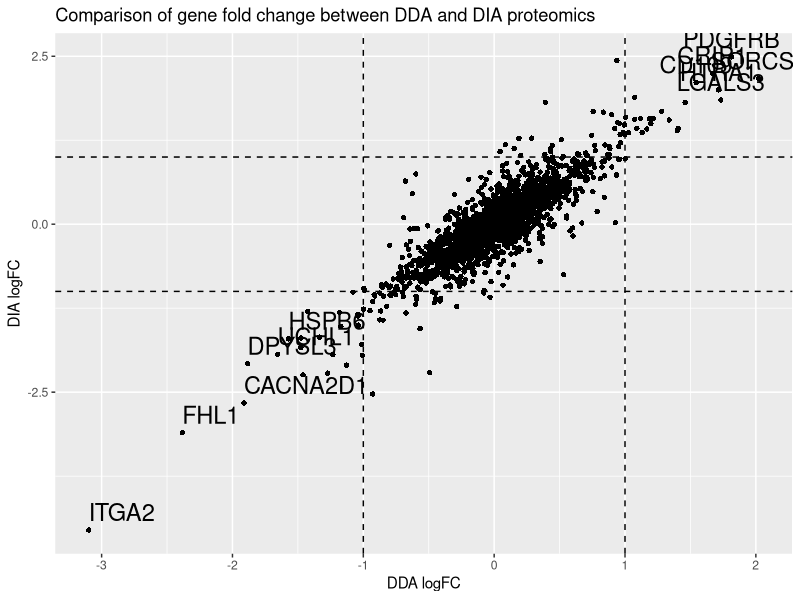
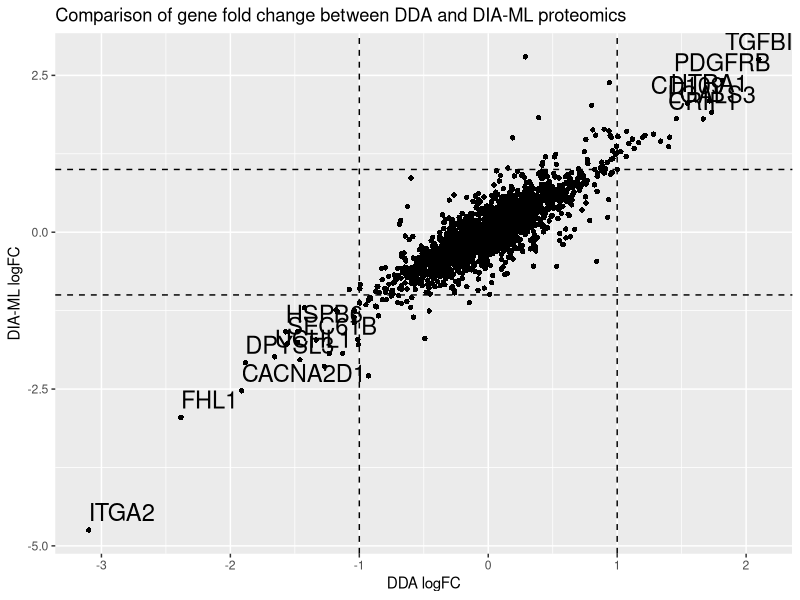
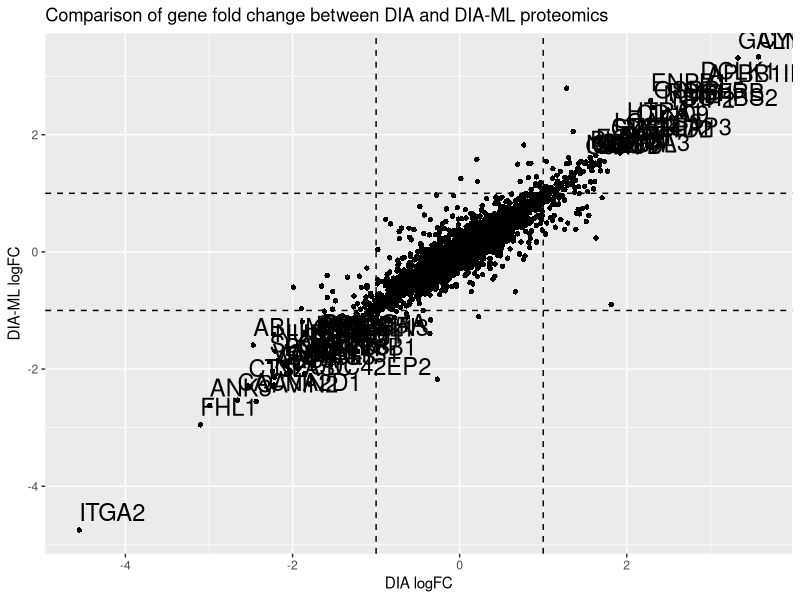
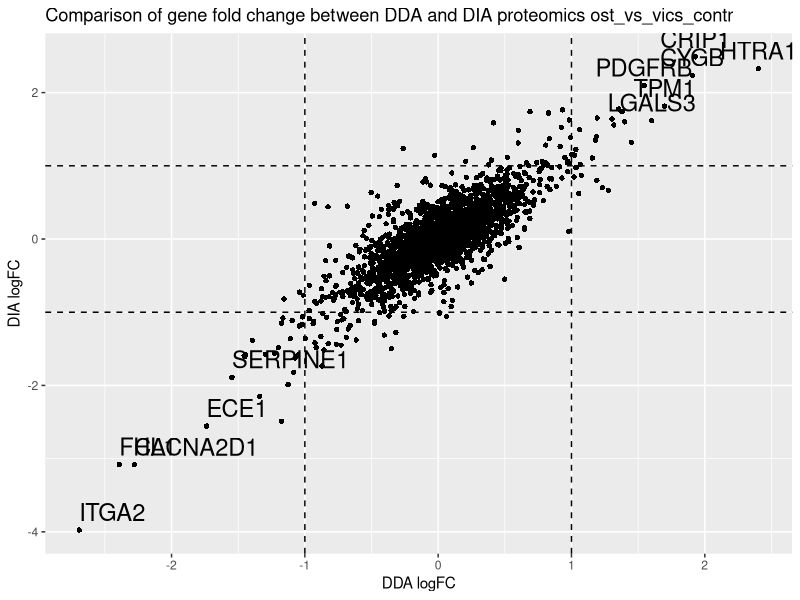
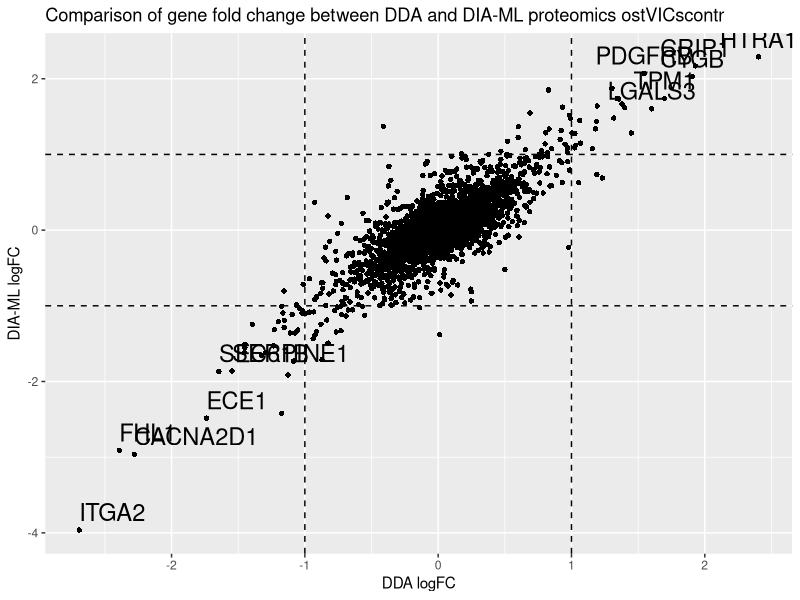
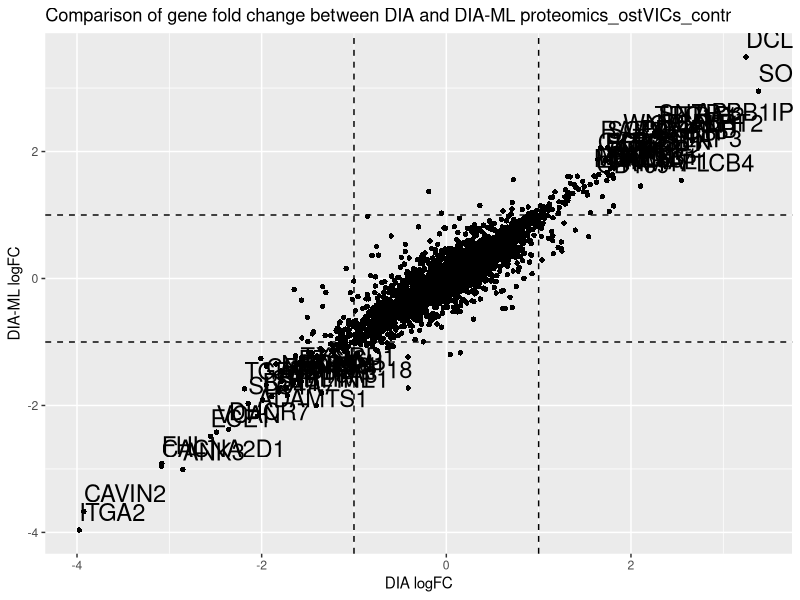
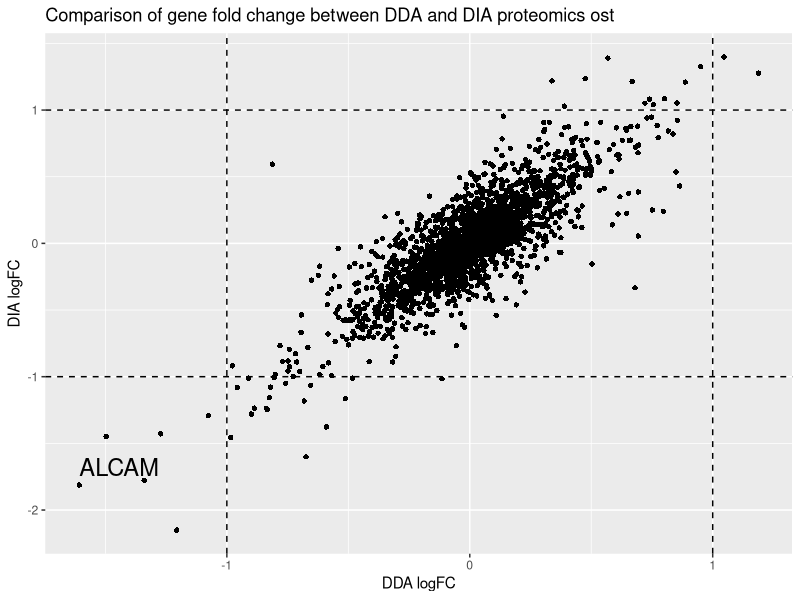
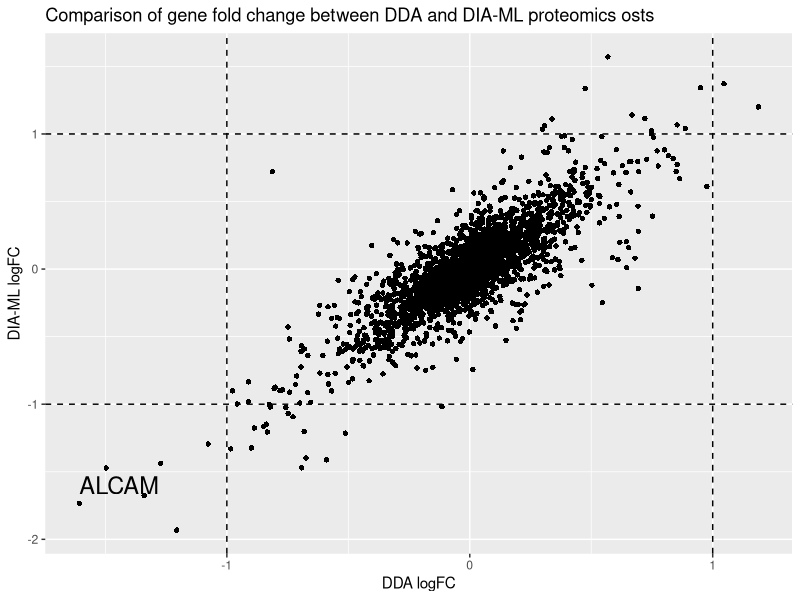

The R script that drew these images, in order:
### This part includes analysis of DDA dataset
## Opening the data and performing VSN normalization (normalization was disabled in NAguideR in previous step)
#setwd("your directory")


# OST_VICS_dif
dda_vc_d <- data.frame(read.csv("dda_ost_diffVSvic_diff.csv", header = TRUE)) #upload file after NAguiderR
rownames(dda_vc_d) <- dda_vc_d[,1]

dia_vc_d <- data.frame(read.csv("dia_ost_diffVSvic_diff.csv", header = TRUE)) #upload file after NAguiderR
rownames(dia_vc_d) <- dia_vc_d[,1]

library(dplyr)
common <- intersect(dda_vc_d$X, dia_vc_d$X)  
FCdda <- dda_vc_d[dda_vc_d$X %in% common, c('X', 'logFC')]
FCdda <- FCdda[!duplicated(FCdda$X), ]
FCdda <- arrange(FCdda, FCdda$X)
colnames(FCdda) <- c('Gene_ID', 'logFC_dda')

FCdia <- dia_vc_d[dia_vc_d$X %in% common, c('X', 'logFC')]
FCdia <- FCdia[!duplicated(FCdia$X), ]
FCdia <- arrange(FCdia, FCdia$X)
colnames(FCdia) <- c('Gene_ID', 'logFC_dia')

Dia_dda <- data.frame(FCdda, FCdia)
head(Dia_dda)
library(ggplot2)
#tiff('dda_dia_vics_ost_dif.tiff', units="in", width=16, height=11, res=350, compression = 'lzw')
ggplot(Dia_dda, aes(x=logFC_dda , y=logFC_dia)) +
  geom_point(shape= 16) + 
  geom_vline(xintercept = 1, linetype = 2) + geom_vline(xintercept = -1, linetype = 2) + geom_hline(yintercept = 1, linetype = 2) + geom_hline(yintercept = -1, linetype = 2) + 
  labs(title = "Comparison of gene fold change between DDA and DIA proteomics") + labs(x = "DDA logFC") + labs(y = "DIA logFC") +
  theme(legend.position = "top") +
  geom_text(aes(label=ifelse(logFC_dda>1.5 & logFC_dia>1.5,as.character(Gene_ID),'')),hjust=0.5,vjust=-0.5, size = 6) + 
  geom_text(aes(label=ifelse(logFC_dda<(-1.5) & logFC_dia<(-1.5),as.character(Gene_ID),'')),hjust=0,vjust=-0.5, size = 6)
dev.off()

cor(x = Dia_dda$logFC_dda, y = Dia_dda$logFC_dia, method = "pearson")



diaml_vc_d <- data.frame(read.csv("diaml_ost_diffVSvic_diff.csv", header = TRUE)) #upload file after NAguiderR
rownames(diaml_vc_d) <- diaml_vc_d[,1]

common <- intersect(dda_vc_d$X, diaml_vc_d$X)  
FCdda <- dda_vc_d[dda_vc_d$X %in% common, c('X', 'logFC')]
FCdda <- FCdda[!duplicated(FCdda$X), ]
FCdda <- arrange(FCdda, FCdda$X)
colnames(FCdda) <- c('Gene_ID', 'logFC_dda')

FCdiaml <- diaml_vc_d[diaml_vc_d$X %in% common, c('X', 'logFC')]
FCdiaml <- FCdiaml[!duplicated(FCdiaml$X), ]
FCdiaml <- arrange(FCdiaml, FCdiaml$X)
colnames(FCdiaml) <- c('Gene_ID', 'logFC_diaml')

Diaml_dda <- data.frame(FCdda, FCdiaml)
head(Diaml_dda)

#tiff('dda_diaml_vicsVSost_difc.tiff', units="in",width=16, height=11, res=350, compression = 'lzw')
ggplot(Diaml_dda, aes(x=logFC_dda , y=logFC_diaml)) +
  geom_point(shape= 16) + 
  geom_vline(xintercept = 1, linetype = 2) + geom_vline(xintercept = -1, linetype = 2) + geom_hline(yintercept = 1, linetype = 2) + geom_hline(yintercept = -1, linetype = 2) + 
  labs(title = "Comparison of gene fold change between DDA and DIA-ML proteomics") + labs(x = "DDA logFC") + labs(y = "DIA-ML logFC") +
  theme(legend.position = "top") +
  geom_text(aes(label=ifelse(logFC_dda>1.5 & logFC_diaml>1.5,as.character(Gene_ID),'')),hjust=0.5,vjust=-0.5, size = 6) + 
  geom_text(aes(label=ifelse(logFC_dda<(-1.5) & logFC_diaml<(-1.5),as.character(Gene_ID),'')),hjust=0,vjust=-0.5, size = 6)
dev.off()

cor(x = Diaml_dda$logFC_dda, y = Diaml_dda$logFC_diaml, method = "pearson")


common <- intersect(dia_vc_d$X, diaml_vc_d$X)  
FCdia <- dia_vc_d[dia_vc_d$X %in% common, c('X', 'logFC')]
FCdia <- FCdia[!duplicated(FCdia$X), ]
FCdia <- arrange(FCdia, FCdia$X)
colnames(FCdia) <- c('Gene_ID', 'logFC_dia')

FCdiaml <- diaml_vc_d[diaml_vc_d$X %in% common, c('X', 'logFC')]
FCdiaml <- FCdiaml[!duplicated(FCdiaml$X), ]
FCdiaml <- arrange(FCdiaml, FCdiaml$X)
colnames(FCdiaml) <- c('Gene_ID', 'logFC_diaml')

Diaml_dia <- data.frame(FCdia, FCdiaml)
head(Diaml_dia)

#tiff('dia_diaml.tiff', units="in", width=16, height=11, res=350, compression = 'lzw')
ggplot(Diaml_dia, aes(x=logFC_dia , y=logFC_diaml)) +
  geom_point(shape= 16) + 
  geom_vline(xintercept = 1, linetype = 2) + geom_vline(xintercept = -1, linetype = 2) + geom_hline(yintercept = 1, linetype = 2) + geom_hline(yintercept = -1, linetype = 2) + 
  labs(title = "Comparison of gene fold change between DIA and DIA-ML proteomics") + labs(x = "DIA logFC") + labs(y = "DIA-ML logFC") +
  theme(legend.position = "top") +
  geom_text(aes(label=ifelse(logFC_dia>1.5 & logFC_diaml>1.5,as.character(Gene_ID),'')),hjust=0,vjust=-0.5, size = 6) + 
  geom_text(aes(label=ifelse(logFC_dia<(-1.5) & logFC_diaml<(-1.5),as.character(Gene_ID),'')),hjust=0,vjust=-0.5, size = 6)
dev.off()

cor(x = Diaml_dia$logFC_dia, y = Diaml_dia$logFC_diaml, method = "pearson")



# OST_VICS_contr
dda_vc_c <- data.frame(read.csv("dda_ost_contVSvic_cont.csv", header = TRUE)) #upload file after NAguiderR
rownames(dda_vc_c) <- dda_vc_c[,1]

dia_vc_c <- data.frame(read.csv("dia_ost_contVSvic_cont.csv", header = TRUE)) #upload file after NAguiderR
rownames(dia_vc_c) <- dia_vc_c[,1]

common <- intersect(dda_vc_c$X, dia_vc_c$X)  
FCdda <- dda_vc_c[dda_vc_c$X %in% common, c('X', 'logFC')]
FCdda <- FCdda[!duplicated(FCdda$X), ]
FCdda <- arrange(FCdda, FCdda$X)
colnames(FCdda) <- c('Gene_ID', 'logFC_dda')

FCdia <- dia_vc_c[dia_vc_c$X %in% common, c('X', 'logFC')]
FCdia <- FCdia[!duplicated(FCdia$X), ]
FCdia <- arrange(FCdia, FCdia$X)
colnames(FCdia) <- c('Gene_ID', 'logFC_dia')

Dia_dda <- data.frame(FCdda, FCdia)
head(Dia_dda)

#tiff('dda_dia_vics_ost_contr.tiff', units="in", width=16, height=11, res=350, compression = 'lzw')
ggplot(Dia_dda, aes(x=logFC_dda , y=logFC_dia)) +
  geom_point(shape= 16) + 
  geom_vline(xintercept = 1, linetype = 2) + geom_vline(xintercept = -1, linetype = 2) + geom_hline(yintercept = 1, linetype = 2) + geom_hline(yintercept = -1, linetype = 2) + 
  labs(title = "Comparison of gene fold change between DDA and DIA proteomics ost_vs_vics_contr") + labs(x = "DDA logFC") + labs(y = "DIA logFC") +
  theme(legend.position = "top") +
  geom_text(aes(label=ifelse(logFC_dda>1.5 & logFC_dia>1.5,as.character(Gene_ID),'')),hjust=0.5,vjust=-0.5, size = 6) + 
  geom_text(aes(label=ifelse(logFC_dda<(-1.5) & logFC_dia<(-1.5),as.character(Gene_ID),'')),hjust=0,vjust=-0.5, size = 6)
dev.off()

cor(x = Dia_dda$logFC_dda, y = Dia_dda$logFC_dia, method = "pearson")



diaml_vc_c <- data.frame(read.csv("diaml_ost_contVSvic_cont.csv", header = TRUE)) #upload file after NAguiderR
rownames(diaml_vc_c) <- diaml_vc_c[,1]

common <- intersect(dda_vc_c$X, diaml_vc_c$X)  
FCdda <- dda_vc_c[dda_vc_c$X %in% common, c('X', 'logFC')]
FCdda <- FCdda[!duplicated(FCdda$X), ]
FCdda <- arrange(FCdda, FCdda$X)
colnames(FCdda) <- c('Gene_ID', 'logFC_dda')

FCdiaml <- diaml_vc_c[diaml_vc_c$X %in% common, c('X', 'logFC')]
FCdiaml <- FCdiaml[!duplicated(FCdiaml$X), ]
FCdiaml <- arrange(FCdiaml, FCdiaml$X)
colnames(FCdiaml) <- c('Gene_ID', 'logFC_diaml')

Diaml_dda <- data.frame(FCdda, FCdiaml)
head(Diaml_dda)

#tiff('dda_diaml_vicsVSost_contr.tiff', units="in",width=16, height=11, res=350, compression = 'lzw')
ggplot(Diaml_dda, aes(x=logFC_dda , y=logFC_diaml)) +
  geom_point(shape= 16) + 
  geom_vline(xintercept = 1, linetype = 2) + geom_vline(xintercept = -1, linetype = 2) + geom_hline(yintercept = 1, linetype = 2) + geom_hline(yintercept = -1, linetype = 2) + 
  labs(title = "Comparison of gene fold change between DDA and DIA-ML proteomics ostVICscontr") + labs(x = "DDA logFC") + labs(y = "DIA-ML logFC") +
  theme(legend.position = "top") +
  geom_text(aes(label=ifelse(logFC_dda>1.5 & logFC_diaml>1.5,as.character(Gene_ID),'')),hjust=0.5,vjust=-0.5, size = 6) + 
  geom_text(aes(label=ifelse(logFC_dda<(-1.5) & logFC_diaml<(-1.5),as.character(Gene_ID),'')),hjust=0,vjust=-0.5, size = 6)
dev.off()

cor(x = Diaml_dda$logFC_dda, y = Diaml_dda$logFC_diaml, method = "pearson")


common <- intersect(dia_vc_c$X, diaml_vc_c$X)  
FCdia <- dia_vc_c[dia_vc_c$X %in% common, c('X', 'logFC')]
FCdia <- FCdia[!duplicated(FCdia$X), ]
FCdia <- arrange(FCdia, FCdia$X)
colnames(FCdia) <- c('Gene_ID', 'logFC_dia')

FCdiaml <- diaml_vc_c[diaml_vc_c$X %in% common, c('X', 'logFC')]
FCdiaml <- FCdiaml[!duplicated(FCdiaml$X), ]
FCdiaml <- arrange(FCdiaml, FCdiaml$X)
colnames(FCdiaml) <- c('Gene_ID', 'logFC_diaml')

Diaml_dia <- data.frame(FCdia, FCdiaml)
head(Diaml_dia)

#tiff('dia_diaml_ostVICs_contr.tiff', units="in", width=16, height=11, res=350, compression = 'lzw')
ggplot(Diaml_dia, aes(x=logFC_dia , y=logFC_diaml)) +
  geom_point(shape= 16) + 
  geom_vline(xintercept = 1, linetype = 2) + geom_vline(xintercept = -1, linetype = 2) + geom_hline(yintercept = 1, linetype = 2) + geom_hline(yintercept = -1, linetype = 2) + 
  labs(title = "Comparison of gene fold change between DIA and DIA-ML proteomics_ostVICs_contr") + labs(x = "DIA logFC") + labs(y = "DIA-ML logFC") +
  theme(legend.position = "top") +
  geom_text(aes(label=ifelse(logFC_dia>1.5 & logFC_diaml>1.5,as.character(Gene_ID),'')),hjust=0,vjust=-0.5, size = 6) + 
  geom_text(aes(label=ifelse(logFC_dia<(-1.5) & logFC_diaml<(-1.5),as.character(Gene_ID),'')),hjust=0,vjust=-0.5, size = 6)
dev.off()

cor(x = Diaml_dia$logFC_dia, y = Diaml_dia$logFC_diaml, method = "pearson")



# OST_contr_ost_dif
dda_ost <- data.frame(read.csv("dif_dda_ost_contVSost_diff.csv", header = TRUE)) #upload file after NAguiderR
rownames(dda_ost) <- dda_ost[,1]

dia_ost <- data.frame(read.csv("dif_dia_ost_contVSost_diff.csv", header = TRUE)) #upload file after NAguiderR
rownames(dia_ost) <- dia_ost[,1]

common <- intersect(dda_ost$X, dia_ost$X)  
FCdda <- dda_ost[dda_ost$X %in% common, c('X', 'logFC')]
FCdda <- FCdda[!duplicated(FCdda$X), ]
FCdda <- arrange(FCdda, FCdda$X)
colnames(FCdda) <- c('Gene_ID', 'logFC_dda')

FCdia <- dia_ost[dia_ost$X %in% common, c('X', 'logFC')]
FCdia <- FCdia[!duplicated(FCdia$X), ]
FCdia <- arrange(FCdia, FCdia$X)
colnames(FCdia) <- c('Gene_ID', 'logFC_dia')

Dia_dda <- data.frame(FCdda, FCdia)
head(Dia_dda)

#tiff('dda_dia_ost.tiff', units="in", width=16, height=11, res=350, compression = 'lzw')
ggplot(Dia_dda, aes(x=logFC_dda , y=logFC_dia)) +
  geom_point(shape= 16) + 
  geom_vline(xintercept = 1, linetype = 2) + geom_vline(xintercept = -1, linetype = 2) + geom_hline(yintercept = 1, linetype = 2) + geom_hline(yintercept = -1, linetype = 2) + 
  labs(title = "Comparison of gene fold change between DDA and DIA proteomics ost") + labs(x = "DDA logFC") + labs(y = "DIA logFC") +
  theme(legend.position = "top") +
  geom_text(aes(label=ifelse(logFC_dda>1.5 & logFC_dia>1.5,as.character(Gene_ID),'')),hjust=0.5,vjust=-0.5, size = 6) + 
  geom_text(aes(label=ifelse(logFC_dda<(-1.5) & logFC_dia<(-1.5),as.character(Gene_ID),'')),hjust=0,vjust=-0.5, size = 6)
dev.off()

cor(x = Dia_dda$logFC_dda, y = Dia_dda$logFC_dia, method = "pearson")



diaml_ost <- data.frame(read.csv("dif_diaml_ost_contVSost_diff.csv", header = TRUE)) #upload file after NAguiderR
rownames(diaml_ost) <- diaml_ost[,1]

common <- intersect(dda_ost$X, diaml_ost$X)  
FCdda <- dda_ost[dda_ost$X %in% common, c('X', 'logFC')]
FCdda <- FCdda[!duplicated(FCdda$X), ]
FCdda <- arrange(FCdda, FCdda$X)
colnames(FCdda) <- c('Gene_ID', 'logFC_dda')

FCdiaml <- diaml_ost[diaml_ost$X %in% common, c('X', 'logFC')]
FCdiaml <- FCdiaml[!duplicated(FCdiaml$X), ]
FCdiaml <- arrange(FCdiaml, FCdiaml$X)
colnames(FCdiaml) <- c('Gene_ID', 'logFC_diaml')

Diaml_dda <- data.frame(FCdda, FCdiaml)
head(Diaml_dda)

#tiff('dda_diaml_ost.tiff', units="in",width=16, height=11, res=350, compression = 'lzw')
ggplot(Diaml_dda, aes(x=logFC_dda , y=logFC_diaml)) +
  geom_point(shape= 16) + 
  geom_vline(xintercept = 1, linetype = 2) + geom_vline(xintercept = -1, linetype = 2) + geom_hline(yintercept = 1, linetype = 2) + geom_hline(yintercept = -1, linetype = 2) + 
  labs(title = "Comparison of gene fold change between DDA and DIA-ML proteomics osts") + labs(x = "DDA logFC") + labs(y = "DIA-ML logFC") +
  theme(legend.position = "top") +
  geom_text(aes(label=ifelse(logFC_dda>1.5 & logFC_diaml>1.5,as.character(Gene_ID),'')),hjust=0.5,vjust=-0.5, size = 6) + 
  geom_text(aes(label=ifelse(logFC_dda<(-1.5) & logFC_diaml<(-1.5),as.character(Gene_ID),'')),hjust=0,vjust=-0.5, size = 6)
dev.off()

cor(x = Diaml_dda$logFC_dda, y = Diaml_dda$logFC_diaml, method = "pearson")


common <- intersect(dia_ost$X, diaml_ost$X)  
FCdia <- dia_ost[dia_ost$X %in% common, c('X', 'logFC')]
FCdia <- FCdia[!duplicated(FCdia$X), ]
FCdia <- arrange(FCdia, FCdia$X)
colnames(FCdia) <- c('Gene_ID', 'logFC_dia')

FCdiaml <- diaml_ost[diaml_ost$X %in% common, c('X', 'logFC')]
FCdiaml <- FCdiaml[!duplicated(FCdiaml$X), ]
FCdiaml <- arrange(FCdiaml, FCdiaml$X)
colnames(FCdiaml) <- c('Gene_ID', 'logFC_diaml')

Diaml_dia <- data.frame(FCdia, FCdiaml)
head(Diaml_dia)

#tiff('dia_diaml_ost.tiff', units="in", width=16, height=11, res=350, compression = 'lzw')
ggplot(Diaml_dia, aes(x=logFC_dia , y=logFC_diaml)) +
  geom_point(shape= 16) + 
  geom_vline(xintercept = 1, linetype = 2) + geom_vline(xintercept = -1, linetype = 2) + geom_hline(yintercept = 1, linetype = 2) + geom_hline(yintercept = -1, linetype = 2) + 
  labs(title = "Comparison of gene fold change between DIA and DIA-ML proteomics_ost") + labs(x = "DIA logFC") + labs(y = "DIA-ML logFC") +
  theme(legend.position = "top") +
  geom_text(aes(label=ifelse(logFC_dia>1.5 & logFC_diaml>1.5,as.character(Gene_ID),'')),hjust=0,vjust=-0.5, size = 6) + 
  geom_text(aes(label=ifelse(logFC_dia<(-1.5) & logFC_diaml<(-1.5),as.character(Gene_ID),'')),hjust=0,vjust=-0.5, size = 6)
dev.off()

cor(x = Diaml_dia$logFC_dia, y = Diaml_dia$logFC_diaml, method = "pearson")


# VICS_contr_VICs_dif
dda_vic <- data.frame(read.csv("dda_vic_contVSvic_diff.csv", header = TRUE)) #upload file after NAguiderR
rownames(dda_vic) <- dda_vic[,1]

dia_vic <- data.frame(read.csv("dia_vic_contVSvic_diff.csv", header = TRUE)) #upload file after NAguiderR
rownames(dia_vic) <- dia_vic[,1]

common <- intersect(dda_vic$X, dia_vic$X)  
FCdda <- dda_vic[dda_vic$X %in% common, c('X', 'logFC')]
FCdda <- FCdda[!duplicated(FCdda$X), ]
FCdda <- arrange(FCdda, FCdda$X)
colnames(FCdda) <- c('Gene_ID', 'logFC_dda')

FCdia <- dia_vic[dia_vic$X %in% common, c('X', 'logFC')]
FCdia <- FCdia[!duplicated(FCdia$X), ]
FCdia <- arrange(FCdia, FCdia$X)
colnames(FCdia) <- c('Gene_ID', 'logFC_dia')

Dia_dda <- data.frame(FCdda, FCdia)
head(Dia_dda)

#tiff('dda_dia_vic.tiff', units="in", width=16, height=11, res=350, compression = 'lzw')
ggplot(Dia_dda, aes(x=logFC_dda , y=logFC_dia)) +
  geom_point(shape= 16) + 
  geom_vline(xintercept = 1, linetype = 2) + geom_vline(xintercept = -1, linetype = 2) + geom_hline(yintercept = 1, linetype = 2) + geom_hline(yintercept = -1, linetype = 2) + 
  labs(title = "Comparison of gene fold change between DDA and DIA proteomics vic") + labs(x = "DDA logFC") + labs(y = "DIA logFC") +
  theme(legend.position = "top") +
  geom_text(aes(label=ifelse(logFC_dda>1.5 & logFC_dia>1.5,as.character(Gene_ID),'')),hjust=0.5,vjust=-0.5, size = 6) + 
  geom_text(aes(label=ifelse(logFC_dda<(-1.5) & logFC_dia<(-1.5),as.character(Gene_ID),'')),hjust=0,vjust=-0.5, size = 6)
dev.off()

cor(x = Dia_dda$logFC_dda, y = Dia_dda$logFC_dia, method = "pearson")



diaml_vic <- data.frame(read.csv("diaml_vic_contVSvic_diff.csv", header = TRUE)) #upload file after NAguiderR
rownames(diaml_vic) <- diaml_vic[,1]

common <- intersect(dda_vic$X, diaml_vic$X)  
FCdda <- dda_vic[dda_vic$X %in% common, c('X', 'logFC')]
FCdda <- FCdda[!duplicated(FCdda$X), ]
FCdda <- arrange(FCdda, FCdda$X)
colnames(FCdda) <- c('Gene_ID', 'logFC_dda')

FCdiaml <- diaml_vic[diaml_vic$X %in% common, c('X', 'logFC')]
FCdiaml <- FCdiaml[!duplicated(FCdiaml$X), ]
FCdiaml <- arrange(FCdiaml, FCdiaml$X)
colnames(FCdiaml) <- c('Gene_ID', 'logFC_diaml')

Diaml_dda <- data.frame(FCdda, FCdiaml)
head(Diaml_dda)

#tiff('dda_diaml_vic.tiff', units="in",width=16, height=11, res=350, compression = 'lzw')
ggplot(Diaml_dda, aes(x=logFC_dda , y=logFC_diaml)) +
  geom_point(shape= 16) + 
  geom_vline(xintercept = 1, linetype = 2) + geom_vline(xintercept = -1, linetype = 2) + geom_hline(yintercept = 1, linetype = 2) + geom_hline(yintercept = -1, linetype = 2) + 
  labs(title = "Comparison of gene fold change between DDA and DIA-ML proteomics vic") + labs(x = "DDA logFC") + labs(y = "DIA-ML logFC") +
  theme(legend.position = "top") +
  geom_text(aes(label=ifelse(logFC_dda>1.5 & logFC_diaml>1.5,as.character(Gene_ID),'')),hjust=0.5,vjust=-0.5, size = 6) + 
  geom_text(aes(label=ifelse(logFC_dda<(-1.5) & logFC_diaml<(-1.5),as.character(Gene_ID),'')),hjust=0,vjust=-0.5, size = 6)
dev.off()

cor(x = Diaml_dda$logFC_dda, y = Diaml_dda$logFC_diaml, method = "pearson")


common <- intersect(dia_vic$X, diaml_vic$X)  
FCdia <- dia_vic[dia_vic$X %in% common, c('X', 'logFC')]
FCdia <- FCdia[!duplicated(FCdia$X), ]
FCdia <- arrange(FCdia, FCdia$X)
colnames(FCdia) <- c('Gene_ID', 'logFC_dia')

FCdiaml <- diaml_vic[diaml_vic$X %in% common, c('X', 'logFC')]
FCdiaml <- FCdiaml[!duplicated(FCdiaml$X), ]
FCdiaml <- arrange(FCdiaml, FCdiaml$X)
colnames(FCdiaml) <- c('Gene_ID', 'logFC_diaml')

Diaml_dia <- data.frame(FCdia, FCdiaml)
head(Diaml_dia)

#tiff('dia_diaml_vic.tiff', units="in", width=16, height=11, res=350, compression = 'lzw')
ggplot(Diaml_dia, aes(x=logFC_dia , y=logFC_diaml)) +
  geom_point(shape= 16) + 
  geom_vline(xintercept = 1, linetype = 2) + geom_vline(xintercept = -1, linetype = 2) + geom_hline(yintercept = 1, linetype = 2) + geom_hline(yintercept = -1, linetype = 2) + 
  labs(title = "Comparison of gene fold change between DIA and DIA-ML proteomics_vic") + labs(x = "DIA logFC") + labs(y = "DIA-ML logFC") +
  theme(legend.position = "top") +
  geom_text(aes(label=ifelse(logFC_dia>1.5 & logFC_diaml>1.5,as.character(Gene_ID),'')),hjust=0,vjust=-0.5, size = 6) + 
  geom_text(aes(label=ifelse(logFC_dia<(-1.5) & logFC_diaml<(-1.5),as.character(Gene_ID),'')),hjust=0,vjust=-0.5, size = 6)
dev.off()

cor(x = Diaml_dia$logFC_dia, y = Diaml_dia$logFC_diaml, method = "pearson")







#Venn diagramm
up.genes_dda <- dda_vc_d[dda_vc_d$logFC > 1 & dda_vc_d$adj.P.Val < 0.05, 1] 
up.genes_dia <- dia_vc_d[dia_vc_d$logFC > 1 & dia_vc_d$adj.P.Val < 0.05, 1] 
up.genes_dia_ml <- diaml_vc_d[diaml_vc_d$logFC > 1 & diaml_vc_d$adj.P.Val < 0.05, 1] 

dn.genes_dda <- dda_vc_d[dda_vc_d$logFC < 1 & dda_vc_d$adj.P.Val < 0.05, 1] 
dn.genes_dia <- dia_vc_d[dia_vc_d$logFC < 1 & dia_vc_d$adj.P.Val < 0.05, 1] 
dn.genes_dia_ml <- diaml_vc_d[diaml_vc_d$logFC < 1 & diaml_vc_d$adj.P.Val < 0.05, 1] 

library(VennDiagram)
library(RColorBrewer)
myCol1 <- brewer.pal(3, "Pastel2")

#This code will draw diagram to working directory
venn.diagram(
  x = list(up.genes_dda, up.genes_dia, up.genes_dia_ml), 
  category.names = c("DDA" , "DIA" , "DIA-ML"),
  filename = '#venn_diagramm_up.png',
  resolution = 600,
  fill = myCol1,
  output=F
)

venn.diagram(
  x = list(dn.genes_dda, dn.genes_dia, dn.genes_dia_ml), 
  category.names = c("DDA" , "DIA" , "DIA-ML"),
  filename = '#venn_diagramm_dn.png',
  resolution = 600,
  fill = myCol1,
  output=F
)
